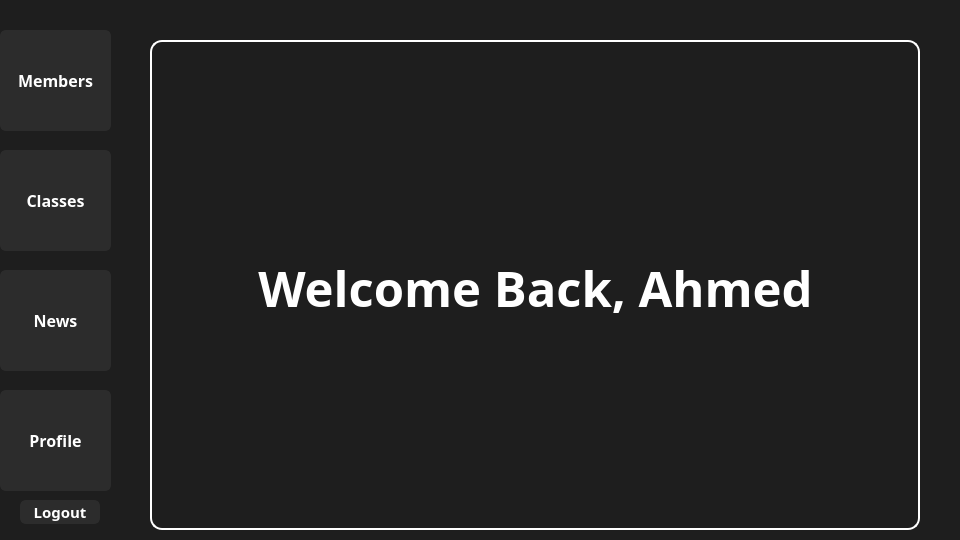
<?xml version="1.0" encoding="UTF-8"?>
<ui version="4.0">
 <class>Receptionist_homepageClass</class>
 <widget class="QWidget" name="Receptionist_homepageClass">
  <property name="geometry">
   <rect>
    <x>0</x>
    <y>0</y>
    <width>960</width>
    <height>540</height>
   </rect>
  </property>
  <property name="windowTitle">
   <string>Form</string>
  </property>
  <widget class="QStackedWidget" name="Pages">
   <property name="geometry">
    <rect>
     <x>150</x>
     <y>40</y>
     <width>770</width>
     <height>490</height>
    </rect>
   </property>
   <property name="styleSheet">
    <string notr="true">QStackedWidget#Pages{
border: 2px solid white;
border-radius: 12px;
}</string>
   </property>
   <widget class="QWidget" name="page">
    <property name="styleSheet">
     <string notr="true">background-color: transparent;</string>
    </property>
    <widget class="QLabel" name="welcome">
     <property name="geometry">
      <rect>
       <x>8</x>
       <y>15</y>
       <width>751</width>
       <height>461</height>
      </rect>
     </property>
     <property name="font">
      <font>
       <family>Futura</family>
       <pointsize>37</pointsize>
       <bold>true</bold>
      </font>
     </property>
     <property name="styleSheet">
      <string notr="true">color: white;
background-color: transparent;
</string>
     </property>
     <property name="text">
      <string>Welcome Back, Ahmed</string>
     </property>
     <property name="alignment">
      <set>Qt::AlignmentFlag::AlignCenter</set>
     </property>
    </widget>
    <widget class="QLabel" name="logo">
     <property name="geometry">
      <rect>
       <x>300</x>
       <y>60</y>
       <width>131</width>
       <height>31</height>
      </rect>
     </property>
     <property name="text">
      <string/>
     </property>
     <property name="pixmap">
      <pixmap>assets/XFitLogo.png</pixmap>
     </property>
     <property name="scaledContents">
      <bool>true</bool>
     </property>
    </widget>
   </widget>
  </widget>
  <widget class="QLabel" name="Background">
   <property name="geometry">
    <rect>
     <x>0</x>
     <y>0</y>
     <width>960</width>
     <height>540</height>
    </rect>
   </property>
   <property name="styleSheet">
    <string notr="true">background-color:#1e1e1e;</string>
   </property>
   <property name="text">
    <string/>
   </property>
  </widget>
  <widget class="QWidget" name="Panel" native="true">
   <property name="geometry">
    <rect>
     <x>-40</x>
     <y>20</y>
     <width>161</width>
     <height>511</height>
    </rect>
   </property>
   <property name="styleSheet">
    <string notr="true">QWidget#widget{
    border-radius: 14px;
    border: 2px solid white ;
}</string>
   </property>
   <widget class="QPushButton" name="Members">
    <property name="geometry">
     <rect>
      <x>40</x>
      <y>10</y>
      <width>111</width>
      <height>101</height>
     </rect>
    </property>
    <property name="font">
     <font>
      <family>Futura</family>
      <pointsize>12</pointsize>
      <bold>true</bold>
     </font>
    </property>
    <property name="styleSheet">
     <string notr="true">QPushButton {
    background-color: #2c2c2c;      /* Dark default */
    color: white;
    border: 2px solid #2c2c2c;
    border-radius: 6px;
}

QPushButton:hover {
    background-color: #8B50FF ;      /* Blue on hover */
    border: 2px solid #8B50FF ;
    color: white;
}

QPushButton:pressed {
    background-color: #6F3FCC; /* Darker shade of #3498db */
}</string>
    </property>
    <property name="text">
     <string>Members</string>
    </property>
   </widget>
   <widget class="QPushButton" name="Classes">
    <property name="geometry">
     <rect>
      <x>40</x>
      <y>130</y>
      <width>111</width>
      <height>101</height>
     </rect>
    </property>
    <property name="font">
     <font>
      <family>Futura</family>
      <pointsize>12</pointsize>
      <bold>true</bold>
     </font>
    </property>
    <property name="styleSheet">
     <string notr="true">QPushButton {
    background-color: #2c2c2c;      /* Dark default */
    color: white;
    border: 2px solid #2c2c2c;
    border-radius: 6px;
}

QPushButton:hover {
    background-color: #8B50FF ;      /* Blue on hover */
    border: 2px solid #8B50FF ;
    color: white;
}

QPushButton:pressed {
    background-color: #6F3FCC; /* Darker shade of #3498db */
}</string>
    </property>
    <property name="text">
     <string>Classes</string>
    </property>
   </widget>
   <widget class="QPushButton" name="Profile">
    <property name="geometry">
     <rect>
      <x>40</x>
      <y>370</y>
      <width>111</width>
      <height>101</height>
     </rect>
    </property>
    <property name="font">
     <font>
      <family>Futura</family>
      <pointsize>12</pointsize>
      <bold>true</bold>
     </font>
    </property>
    <property name="styleSheet">
     <string notr="true">QPushButton {
    background-color: #2c2c2c;      /* Dark default */
    color: white;
    border: 2px solid #2c2c2c;
    border-radius: 6px;
}

QPushButton:hover {
    background-color: #8B50FF ;      /* Blue on hover */
    border: 2px solid #8B50FF ;
    color: white;
}

QPushButton:pressed {
    background-color: #6F3FCC; /* Darker shade of #3498db */
}</string>
    </property>
    <property name="text">
     <string>Profile</string>
    </property>
   </widget>
   <widget class="QPushButton" name="Logout">
    <property name="geometry">
     <rect>
      <x>60</x>
      <y>480</y>
      <width>80</width>
      <height>24</height>
     </rect>
    </property>
    <property name="font">
     <font>
      <family>Futura</family>
      <pointsize>11</pointsize>
      <bold>true</bold>
     </font>
    </property>
    <property name="styleSheet">
     <string notr="true">QPushButton {
    background-color: #2c2c2c;      /* Dark default */
    color: white;
    border: 2px solid #2c2c2c;
    border-radius: 6px;
}

QPushButton:hover {
    background-color: #FF0000;      /* Blue on hover */
    border: 2px solid #FF0000;
    color: white;
}

QPushButton:pressed {
    background-color: #c0392b; /* Darker red */
}</string>
    </property>
    <property name="text">
     <string>Logout</string>
    </property>
   </widget>
   <widget class="QPushButton" name="News">
    <property name="geometry">
     <rect>
      <x>40</x>
      <y>250</y>
      <width>111</width>
      <height>101</height>
     </rect>
    </property>
    <property name="font">
     <font>
      <family>Futura</family>
      <pointsize>12</pointsize>
      <bold>true</bold>
     </font>
    </property>
    <property name="styleSheet">
     <string notr="true">QPushButton {
    background-color: #2c2c2c;      /* Dark default */
    color: white;
    border: 2px solid #2c2c2c;
    border-radius: 6px;
}

QPushButton:hover {
    background-color: #8B50FF ;      /* Blue on hover */
    border: 2px solid #8B50FF ;
    color: white;
}

QPushButton:pressed {
    background-color: #6F3FCC; /* Darker shade of #3498db */
}</string>
    </property>
    <property name="text">
     <string>News</string>
    </property>
   </widget>
  </widget>
  <widget class="QLabel" name="Date_time">
   <property name="geometry">
    <rect>
     <x>640</x>
     <y>20</y>
     <width>281</width>
     <height>16</height>
    </rect>
   </property>
   <property name="font">
    <font>
     <family>Futura</family>
     <pointsize>13</pointsize>
     <bold>true</bold>
    </font>
   </property>
   <property name="styleSheet">
    <string notr="true">color:white;</string>
   </property>
   <property name="text">
    <string/>
   </property>
   <property name="alignment">
    <set>Qt::AlignmentFlag::AlignCenter</set>
   </property>
  </widget>
  <zorder>Background</zorder>
  <zorder>Panel</zorder>
  <zorder>Pages</zorder>
  <zorder>Date_time</zorder>
 </widget>
 <resources/>
 <connections/>
</ui>
